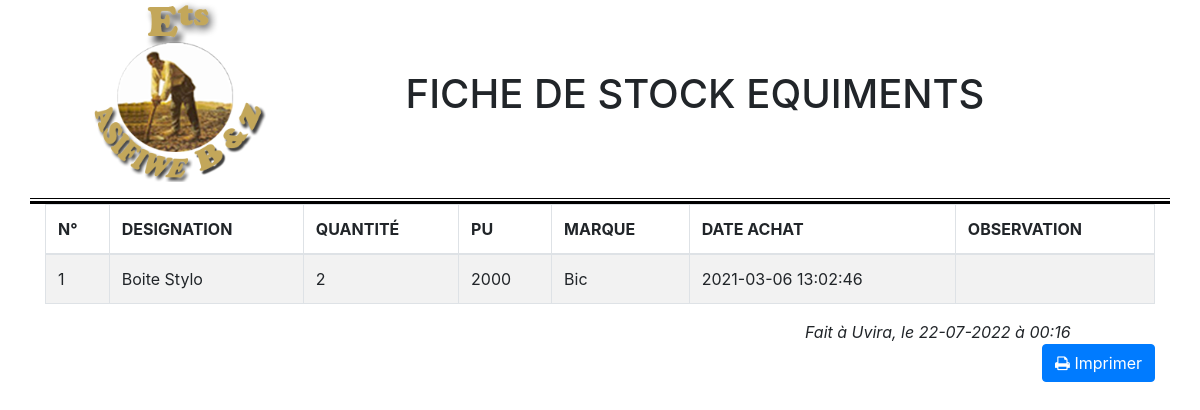
/php/equipementA.php (signed in), run on the app's committed database.
### tables this page shows
CREATE TABLE IF NOT EXISTS `materiel` (
  `idMat` int(11) NOT NULL AUTO_INCREMENT,
  `idCatEq` int(11) NOT NULL,
  `designMat` varchar(255) NOT NULL,
  `quantite` double NOT NULL,
  `prixAchat` double NOT NULL,
  `marque` varchar(255) NOT NULL,
  `dateAcqui` timestamp NOT NULL DEFAULT CURRENT_TIMESTAMP ON UPDATE CURRENT_TIMESTAMP,
  PRIMARY KEY (`idMat`),
  KEY `idCatEq` (`idCatEq`)
);

### php/equipementA.php (the view, shortened to what this page needs)
<?php
    require_once('bd_cnx.php');
 ?>
<!DOCTYPE html>
<html>
    <head>
        <link rel="stylesheet" type="text/css" href="pages/bootstrap/font-awesome-4.3.0/css/font-awesome.min.css">
        <link rel="stylesheet" type="text/css" href="pages/bootstrap/css/bootstrap.min.css">
        <link rel="stylesheet" type="text/css" href="pages/bootstrap/css/print.css" media="print">
    </head>
    <body id="">
        <div class="container spacer" style="border-bottom:3px solid black;">
            <div class="row" style="border-bottom:1px solid black;margin-bottom:2px">
                <div class="col-lg-3 col-md-3 col-sm-3 col-xs-3">
                    <center>
                            <p style= "">
                                <img src="../docs/img/logooooo.png" width="100%;" alt="">
                            </p>
                        </center>
                </div>
                <div class="col-lg-8 col-md-8 col-sm-8 col-xs-8" >
                    <div class="col-lg-12 col-md-12 col-sm-12 col-xs-12" style="padding-top:70px;">
                        <h1 class="text-center text-uppercase" style="text-align:center">Fiche de stock Equiments</h1>
                    </div>
                </div>
                <div class="col-lg-1 col-md-1 col-sm-1 col-xs-1"></div>
            </div>
        </div>
        <div class="container">
            <div class="row spacer">
                <div class="col-lg-12 col-md-12 col-sm-12 col-xs-12">
                    <table class="table table-bordered table-striped spacer">
                        <thead>
                            <tr class="text-uppercase">
                                <th>N°</th>
                                <th>Designation</th>
                                <th>Quantité</th>
                                <th>PU</th>
                                <th>Marque</th>
                                <th>Date achat</th>
                                <th>OBSERVATION</th>
                            </tr>
                        </thead>
                        <tbody>
                                <?php
                                $req = $bd->query("SELECT * FROM materiel");
                                $num=1;
                                while($don=$req->fetch()):
                                    ?>
                            <tr>
                                    <td> <?php echo $num; ?></td>
                                    <td><?php echo $don['designMat'] ?></td>
                                    <td><?php echo $don['quantite'] ?></td>
                                    <td><?php echo $don['prixAchat'] ?></td>
                                    <td><?php echo ($don['marque']) ?></td>
                                    <td><?php echo ($don['dateAcqui']) ?></td>
                                    <td></td>
                            </tr>
                            <?php
                            $num++;
                             endwhile;?>
                        </tbody>
                    </table>
                </div>
                <div class="col-lg-4 col-md-4 col-sm-4 col-xs-4 offset-8 spacer">
                    <h class="text-center"><em>Fait à Uvira, le <?php echo date('d-m-Y').' à '.date("H:i"); ?></em> </h>
                </div>
            </div>
            <div class="row">
                    <div class="col-lg-3 col-md-3 col-sm-3 col-xs-3 offset-9">
                        <button type="button" class="btn btn-primary print pull-right"><span class="fa fa-print"></span> Imprimer</button>
                    </div>
                </div>
        </div>
    </body>
</html>

### data on the page
materiel: designMat "Boite Stylo", quantite "2", prixAchat "2000", marque "Bic", dateAcqui "2021-03-06 13:02:46"
